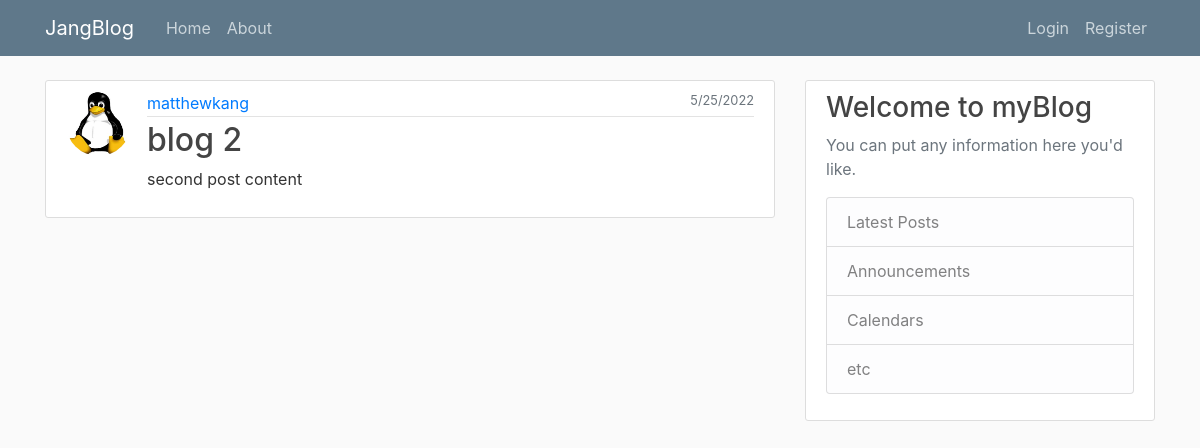
The app's page /post/2/ with its own data.
### blog/models.py (models this page shows, shortened)
class Post(models.Model):
    title = models.CharField(max_length=100)
    content = models.TextField()
    date_posted = models.DateTimeField(default=timezone.now)
    author = models.ForeignKey(User,on_delete=models.CASCADE)

### accounts/models.py (models this page shows, shortened)
class Profile(models.Model):
    user = models.OneToOneField(User,on_delete=models.CASCADE)
    image = models.ImageField(default='default.jpg',upload_to='profile_pics')

### blog/views.py (the view)
# urls.py: path('post/<int:pk>/', PostDetailView.as_view(),name='post-detail'),
class PostDetailView(DetailView):
    model = Post

### blog/templates/blog/post_detail.html (shortened to what this page needs)
{%extends 'blog/base.html'%}
{%block content%}
    <article class="media content-section">
        <img class = "rounded-circle article-img" src="{{object.author.profile.image.url}}" alt="">
        <div class="media-body">
        <div class="article-metadata">
            <a class="mr-2" href="#">{{ object.author }}</a>
            <small class="text-muted moveright">{{ object.date_posted |date:"n/d/Y" }}</small>
        </div>
        <h2 class="article-title">{{ object.title }}</h2>
        <p class="article-content">{{ object.content }}</p>
        </div>
    </article>
{%endblock content%}

### blog/static/blog/main.css (style rules this page uses)
body { background: #fafafa; color: #333333; margin-top: 5rem; }
h1, h2, h3, h4, h5, h6 { color: #444444; }
.moveright { float:right }
.content-section { background: #ffffff; padding: 10px 20px; border: 1px solid #dddddd; border-radius: 3px; margin-bottom: 20px; }
.article-title { color: #444444; }
.article-content { white-space: pre-line; }
.article-img { height: 65px; width: 65px; margin-right: 16px; }
.article-metadata { padding-bottom: 1px; margin-bottom: 4px; border-bottom: 1px solid #e3e3e3 }

### records on screen
Post: author.profile.image (picture), author "matthewkang", date_posted "5/25/2022", title "blog 2", content "second post content"
